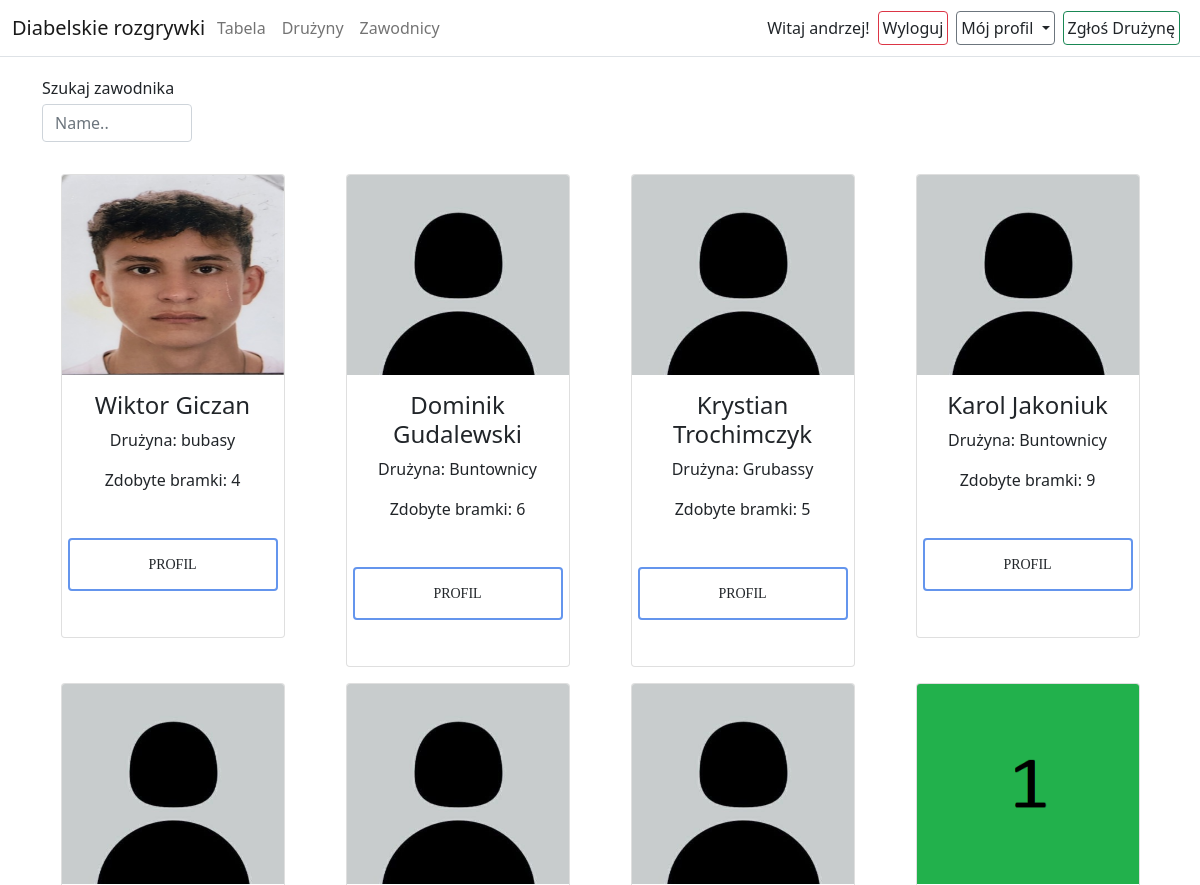
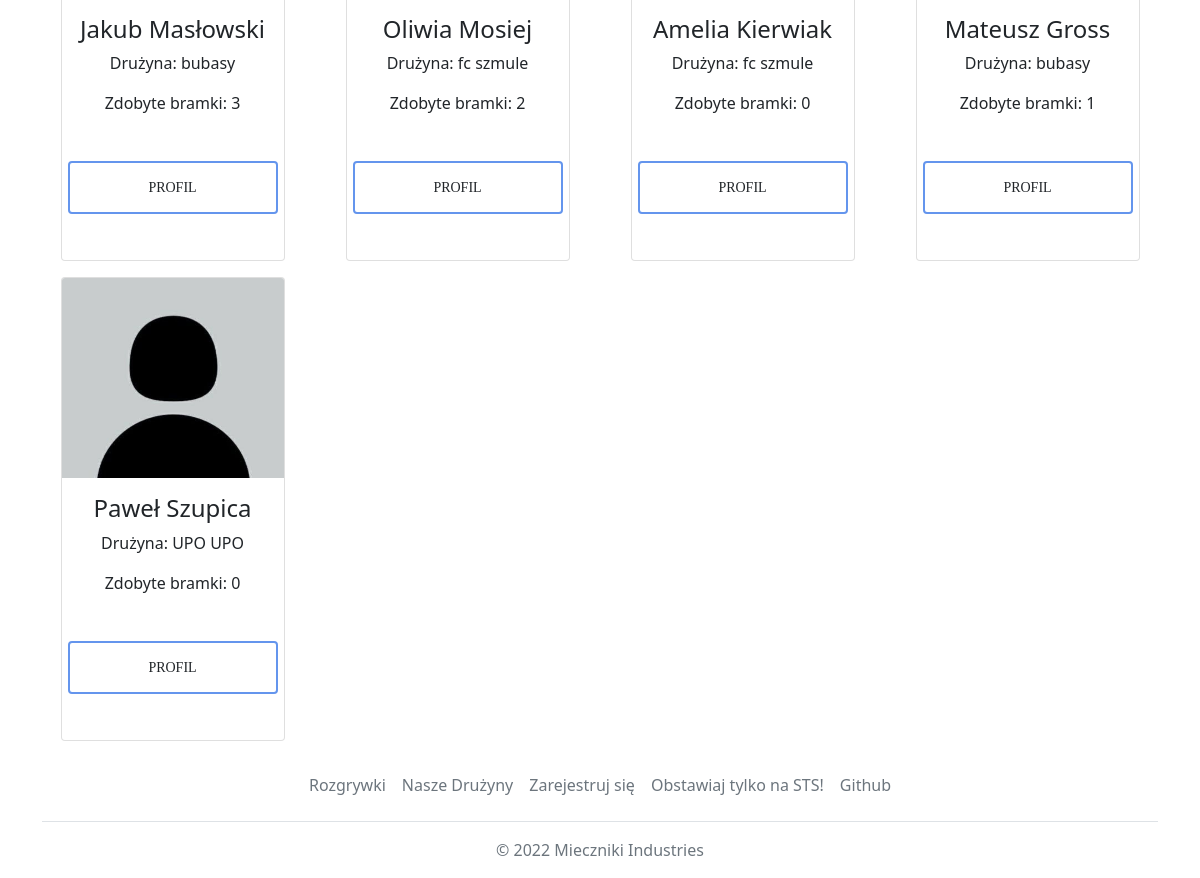
The app's page /player (signed in) with its own data (2 pictures, top to bottom).
### Football/models.py (models this page shows, shortened)
class Player(models.Model):
    user = models.OneToOneField(User,on_delete=models.CASCADE,null=True)
    name = models.CharField(max_length=30)
    surname = models.CharField(max_length=30)
    position = models.ForeignKey(Position,on_delete=models.CASCADE,null=True)
    shirt_number = models.IntegerField(null=True, validators=[MinValueValidator(1),MaxValueValidator(99)])
    team = models.ForeignKey(Team,null=True,on_delete=models.SET_NULL)
    image = models.ImageField(upload_to='images/players/',null=False,default='images/default_profile_picture.jpg')
    captain = models.BooleanField(null=False,default=False)
    mod = models.BooleanField(null=False,default=False)
    def get_goals(self):
        goals = Goal.objects.all().filter(player = self)
        return len(goals)
    def get_absolute_url(self):
        return reverse('football:player_detail',args=[self.id])
    def __str__(self):
        return f'{self.name} {self.surname}'

class Team(models.Model):
    name = models.CharField(max_length=30)
    slug = models.SlugField(max_length=30,unique=True)
    image = models.ImageField(upload_to='images/teams')
    def __str__(self):
        return self.name
    def get_absolute_url(self):
        return reverse('football:team_detail',args=[self.slug])

### Football/views.py (the view, shortened to what this page needs)
# urls.py: path('player',views.all_players,name='all_players'),
def all_players(request):
    context = {
        'players' : Player.objects.filter(mod=False)
    }
    return render(request, 'player/all_players.html', context)

### Football/ext_methods.py (called while the page is built)
def get_teams(request):
    return {'teams' : Team.objects.all()}

### templates/player/all_players.html (shortened to what this page needs)
{% extends 'base.html' %}
{% block content %}
    <div class="container show">
    <form method="POST" autocomplete="off">
        <label class="mt-3">Szukaj zawodnika</label>
        <input name="zawodnik" class="form-control mt-1" list="zawodnicy" placeholder="Name.." style="width: 150px;">
    </form>
        <div class="row mt-3 ">
            {% for player in players %}
            <div class="col-sm-12 col-md-6 col-lg-4 col-xl-3  show">
              <div class="card mt-3 box-shadow mx-auto d-block  rounded groww" style="width:14rem">
                <img class="card-img-top" src="{{ player.image.url }}" alt="{{ player.name }}" width="200px" height = "200px" >
                <div class="card-body">
                  <h4 class="card-text text-center">{{ player }}</h4>
                    <p class = "card-text text-center">Drużyna: {{ player.team }}</p>
                    <p class="card-text text-center">Zdobyte bramki: {{ player.get_goals }}</p>
                  <div class="d-flex justify-content-between align-items-center">
                    <div class="btn-group">
                      <button type="button" class="btn btnn btnn3" style = "position:relative; right:10px; width: 210px;">
                          <a class="text-decoration-none text-dark" href="{{ player.get_absolute_url }}">Profil</a>
                      </button>
                    </div>
                  </div>
                </div>
              </div>
            </div>
            {% endfor %}
        </div>
</div>
{% endblock %}

### templates/base.html (shortened to what this page needs)
{% load static %}
<!DOCTYPE html>
<html lang="en">
<head>
    <link href="https://cdn.jsdelivr.net/npm/bootstrap@5.1.3/dist/css/bootstrap.min.css" rel="stylesheet">
    {% load static %}
    <link rel="stylesheet" type="text/css" href="{% static 'style.css' %}">
</head>
<body>
    <header class="fixed-top">
        <nav class="navbar navbar-expand-md navbar-light bg-white border-bottom">
            <div class="container-fluid">
                <a class="navbar-brand me-1" href="{% url 'football:home' %}">Diabelskie rozgrywki</a>
                <div class="collapse navbar-collapse " id="navbarCollapse">
                    <ul class="navbar-nav me-auto mb-2 mb-md-0">
                        <li class="nav-item active">
                            <a class="nav-link" aria-current="page" href="{% url "football:table" %}">Tabela</a>
                        </li>
                        <li class="nav-item">
                            <a class="nav-link" href="{% url 'football:all_teams' %}">Drużyny </a>
                        </li>
                        <li class="nav-item">
                            <a class="nav-link" href="{% url 'football:all_players' %}">Zawodnicy </a>
                        </li>
                    </ul>
                        </div>
                    {% if user.is_authenticated %}
                        <span class="me-2 d-sm-block d-none d-sm-none d-md-block ">Witaj {{ user }}!</span><button class = "btn btn-outline-danger me-2 d-sm-block d-none d-sm-none d-md-block p-1"><a class="text-decoration-none text-dark" href = {% url "logout" %}>Wyloguj</a></button>
                        {% if user.player %}
                        <div class="dropdown d-sm-block d-none d-sm-none d-md-block">
                            <a class="dropdown-toggle btn me-2 btn-outline-secondary text-dark dropdown-toggle p-1" href="#" id="id3" role="button"
                                data-bs-toggle="dropdown" aria-expanded="false" >
                                Mój profil
                            </a>
                        </div>
                        {% endif %}
                        <button class="btn btn-outline-success me-2 d-sm-block d-none d-sm-none d-md-block p-1 ">
                            <a class="text-decoration-none text-dark " href = "{% url "football:register_team" %} ">Zgłoś Drużynę</a>
                        </button>
                    {% else %}
                        <button class="btn btn-outline-success me-2 "><a href = "{% url "login" %}" class="text-decoration-none text-dark">Zaloguj się</a></button>
                    {% endif %}
            </div>
        </nav>
    </header>
    <div id="content" class="container-fluid p-0">{% block content %} {% endblock %}</div>
    <div class="container">
  <footer class="footer mt-4">
    <ul class="nav justify-content-center border-bottom pb-3 mb-3">
      <li class="nav-item"><a href="{% url 'football:home' %}" class="nav-link px-2 text-muted">Rozgrywki</a></li>
      <li class="nav-item"><a href="{% url 'football:all_teams' %}" class="nav-link px-2 text-muted">Nasze Drużyny</a></li>
      <li class="nav-item"><a href="{% url 'users:register' %}" class="nav-link px-2 text-muted">Zarejestruj się</a></li>
      <li class="nav-item"><a href="https://www.sts.pl" class="nav-link px-2 text-muted">Obstawiaj tylko na STS!</a></li>
      <li class="nav-item"><a href="https://github.com/Miecznikk/szkieletowe_pilkanozna" class="nav-link px-2 text-muted">Github</a></li>
    </ul>
    <p class="text-center text-muted">&copy; 2022 Mieczniki Industries</p>
  </footer>
</div>
</body>
</html>

### static/style.css (style rules this page uses)
.groww { transition: all .2s ease-in-out; }
.show { animation-name: show; animation-duration:1.5s; animation-fill-mode: both; }
.btnn { position: relative; display: block; color: black; font-size: 14px; font-family: "montserrat"; text-decoration: none; margin: 30px 0; border: 2px solid #6495ED; padding: 14px 60px; text-transform: uppercase; overflow: hidden; transition: 1s all ease; }
.btnn::before { background: #6495ED; background: #6495ED; content: ""; position: absolute; top: 50%; left: 50%; transform: translate(-50%,-50%); z-index: -1; transition: all 0.6s ease; }
.btnn3::before { width: 100%; height: 0%; transform: translate(-50%,-50%) rotate(45deg); }

### templates/base.html (style rules this page uses)
body { padding-top:60px; }

### records on screen
Player: image (picture), name+surname "Wiktor Giczan", team "bubasy", get_goals "4"
Player: image (placeholder picture), name+surname "Dominik Gudalewski", team "Buntownicy", get_goals "6"
Player: image (placeholder picture), name+surname "Krystian Trochimczyk", team "Grubassy", get_goals "5"
Player: image (placeholder picture), name+surname "Karol Jakoniuk", team "Buntownicy", get_goals "9"
Player: image (placeholder picture), name+surname "Jakub Masłowski", team "bubasy", get_goals "3"
Player: image (placeholder picture), name+surname "Oliwia Mosiej", team "fc szmule", get_goals "2"
Player: image (placeholder picture), name+surname "Amelia Kierwiak", team "fc szmule", get_goals "0"
Player: image (picture), name+surname "Mateusz Gross", team "bubasy", get_goals "1"
Player: image (placeholder picture), name+surname "Paweł Szupica", team "UPO UPO", get_goals "0"

### other values on screen
{{ user }} "andrzej"
